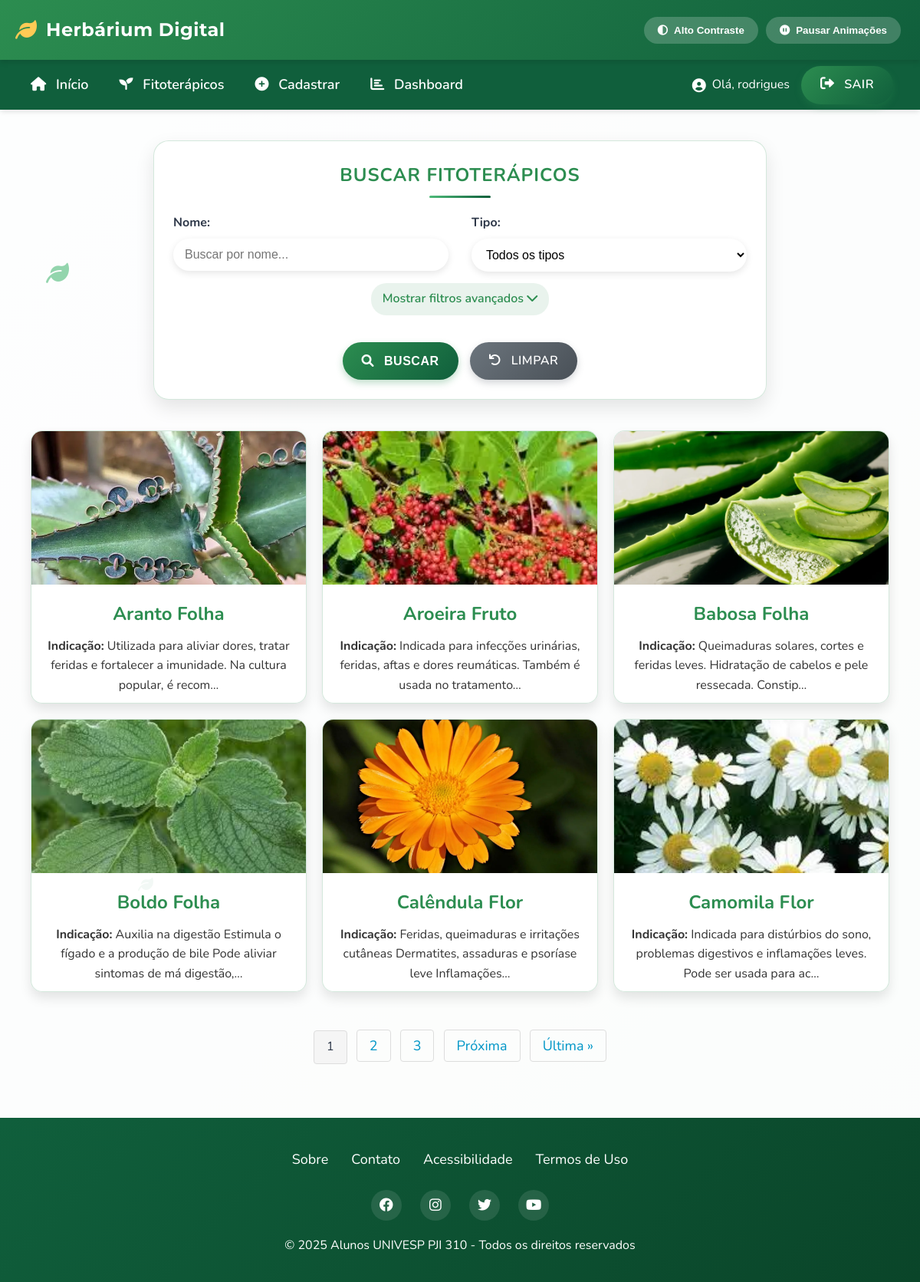
/fitoterapico/ (signed in), run on the app's committed database.
### fitoterapico/models.py (models this page shows, shortened)
class Fitoterapico(models.Model):
    id = models.AutoField(primary_key=True)
    nome = models.CharField(max_length=100)
    tipo = models.ForeignKey(Tipo, on_delete=models.PROTECT, related_name='fitoterapico_tipo')
    especie = models.CharField(max_length=100)
    familia = models.CharField(max_length=100, blank=True, null=True)
    descricao = models.TextField()
    propriedades = models.TextField()
    indicacao = models.TextField()
    modo_uso = models.TextField()
    dosagem = models.CharField(max_length=100, blank=True, null=True)
    efeito_colateral = models.TextField(blank=True, null=True)
    preco = models.FloatField(blank=True, null=True, validators=[MinValueValidator(0)])
    foto = models.ImageField(upload_to='fitoterapico/', blank=True, null=True)
    bio = models.TextField(blank=True, null=True)
    class Meta:
        ordering = ['nome']

class Tipo(models.Model):
    id = models.AutoField(primary_key=True)
    nome = models.CharField(max_length=200)
    def __str__(self):
        return self.nome

### fitoterapico/views.py (the view)
# urls.py: path('fitoterapico/', FitoterapicoListView.as_view(), name='fitoterapico_list'),
class FitoterapicoListView(ListView):
    model = Fitoterapico
    template_name = 'fitoterapico.html'
    context_object_name = 'fitoterapico'
    paginate_by = 6
    def get_queryset(self):
        fitoterapico = super().get_queryset().order_by('nome')
        search = self.request.GET.get('search', '')
        tipo = self.request.GET.get('tipo', '')
        indicacao = self.request.GET.get('indicacao', '')
        if search:
            fitoterapico = fitoterapico.filter(nome__icontains=search)
        if tipo:
            fitoterapico = fitoterapico.filter(tipo__id=tipo)
        if indicacao:
            fitoterapico = fitoterapico.filter(indicacao__icontains=indicacao)
        return fitoterapico
    def get_context_data(self, **kwargs):
        context = super().get_context_data(**kwargs)
        from fitoterapico.models import Tipo
        context['search'] = self.request.GET.get('search', '')
        context['tipo_selecionado'] = self.request.GET.get('tipo', '')
        context['indicacao'] = self.request.GET.get('indicacao', '')
        context['tipos'] = Tipo.objects.all()
        return context

### fitoterapico/templates/fitoterapico.html (shortened to what this page needs)
{% extends "base.html" %}
{% block content %}
  <form method="GET" action="{% url 'fitoterapico_list' %}" class="search-form">
    <h3>Buscar Fitoterápicos</h3>
    <div class="search-row">
      <div class="search-group">
        <label for="search">Nome:</label>
        <input type="text" id="search" name="search" placeholder="Buscar por nome..." value="{{ search }}">
      </div>
      <div class="search-group">
        <label for="tipo">Tipo:</label>
        <select id="tipo" name="tipo">
          <option value="">Todos os tipos</option>
        </select>
      </div>
    </div>
    <div class="search-toggle" onclick="toggleAdvancedSearch()">
      <span id="toggle-text">Mostrar filtros avançados</span> <i class="fas fa-chevron-down" id="toggle-icon"></i>
    </div>
    <div class="search-actions">
      <button type="submit" class="btn"><i class="fas fa-search"></i> Buscar</button>
      <a href="{% url 'fitoterapico_list' %}" class="btn btn-reset"><i class="fas fa-undo"></i> Limpar</a>
    </div>
  </form>
  <div class="fitoterapico-grid">
    {% if fitoterapico %}
      {% for fitoterapico in fitoterapico %}
        <a href="{% url 'fitoterapico_detail' fitoterapico.pk %}">
          <div class="fitoterapico-card">
            {% if fitoterapico.foto %}
              <img src="{{ fitoterapico.foto.url }}" alt="{{ fitoterapico.nome }} - {{ fitoterapico.tipo }}" loading="lazy">
            {% else %}
              <p class="no-foto">Imagem não disponível</p>
            {% endif %}
            <h2>{{ fitoterapico.nome }} {{ fitoterapico.tipo }}</h2>
            <p><strong>Indicação:</strong> {{ fitoterapico.indicacao|truncatechars:100 }}</p>
          </div>
        </a>
      {% endfor %}
    {% else %}
      <p class="no-results">Nenhum fitoterapico encontrado.</p>
    {% endif %}
  </div>
  {% if is_paginated %}
  <div class="pagination">
    {% for num in page_obj.paginator.page_range %}
      {% if page_obj.number == num %}
        <span class="current">{{ num }}</span>
      {% elif num > page_obj.number|add:'-3' and num < page_obj.number|add:'3' %}
        <a href="?page={{ num }}{% if search %}&search={{ search }}{% endif %}">{{ num }}</a>
      {% endif %}
    {% endfor %}
    {% if page_obj.has_next %}
      <a href="?page={{ page_obj.next_page_number }}{% if search %}&search={{ search }}{% endif %}">Próxima</a>
      <a href="?page={{ page_obj.paginator.num_pages }}{% if search %}&search={{ search }}{% endif %}">Última &raquo;</a>
    {% endif %}
  </div>
  {% endif %}
{% endblock %}

### app/templates/base.html (shortened to what this page needs)
<!DOCTYPE html>
<html lang="pt-br">
<head>
  <link href="https://cdnjs.cloudflare.com/ajax/libs/font-awesome/6.0.0-beta3/css/all.min.css" rel="stylesheet">
</head>
<body>
  <div class="floating-element leaf1"><i class="fas fa-leaf" aria-hidden="true"></i></div>
  <div class="floating-element leaf2"></div>
  <div class="floating-element leaf3"></div>
  <header>
    <div class="header-content">
      <div class="logo">
        <i class="fas fa-leaf" aria-hidden="true"></i>
        <h1>Herbárium Digital</h1>
      </div>
      <div class="accessibility-controls">
        <button class="contrast-btn" onclick="toggleContrast()" aria-label="Alternar modo de alto contraste">
          <i class="fas fa-adjust" aria-hidden="true"></i>
          <span>Alto Contraste</span>
        </button>
        <button class="animation-btn" onclick="toggleAnimations()" aria-label="Pausar ou retomar animações">
          <i class="fas fa-pause-circle" aria-hidden="true"></i>
          <span>Pausar Animações</span>
        </button>
      </div>
    </div>
  </header>
  <nav role="navigation" aria-label="Menu principal">
    <div class="nav-container">
      <ul>
        <li><a href="{% url 'home' %}" aria-label="Ir para página inicial"><i class="fas fa-home" aria-hidden="true"></i> Início</a></li>
        <li><a href="{% url 'fitoterapico_list' %}" aria-label="Ver lista de fitoterápicos"><i class="fas fa-seedling" aria-hidden="true"></i> Fitoterápicos</a></li>
        {% if user.is_authenticated %}
        <li><a href="{% url 'novo_fitoterapico' %}" aria-label="Cadastrar novo fitoterápico"><i class="fas fa-plus-circle" aria-hidden="true"></i> Cadastrar</a></li>
        <li><a href="{% url 'dashboard' %}" aria-label="Visualizar dashboard"><i class="fas fa-chart-bar" aria-hidden="true"></i> Dashboard</a></li>
        {% endif %}
      </ul>
      <div class="user-info" aria-label="Informações do usuário">
        {% if user.is_authenticated %}
          <i class="fas fa-user-circle" aria-hidden="true"></i>
          <span>Olá, {{ user.username }}</span>
          <a href="{% url 'logout' %}" class="btn btn-secondary" style="margin-left: 15px;" aria-label="Sair da conta">
            <i class="fas fa-sign-out-alt" aria-hidden="true"></i> Sair
          </a>
        {% endif %}
      </div>
    </div>
  </nav>
  <main>
    <div class="container">
      {% block content %}{% endblock %}
    </div>
  </main>
  <footer>
    <div class="footer-content">
      <div class="footer-links">
        <a href="/sobre" aria-label="Sobre o Herbárium Digital">Sobre</a>
        <a href="/contato" aria-label="Entre em contato conosco">Contato</a>
        <a href="/acessibilidade" aria-label="Informações sobre acessibilidade">Acessibilidade</a>
        <a href="/termos" aria-label="Termos de uso do site">Termos de Uso</a>
      </div>
      <div class="social-icons">
        <a href="https://facebook.com" aria-label="Visite nossa página no Facebook" target="_blank" rel="noopener"><i class="fab fa-facebook" aria-hidden="true"></i></a>
        <a href="https://instagram.com" aria-label="Siga-nos no Instagram" target="_blank" rel="noopener"><i class="fab fa-instagram" aria-hidden="true"></i></a>
        <a href="https://twitter.com" aria-label="Siga-nos no Twitter" target="_blank" rel="noopener"><i class="fab fa-twitter" aria-hidden="true"></i></a>
        <a href="https://youtube.com" aria-label="Visite nosso canal no YouTube" target="_blank" rel="noopener"><i class="fab fa-youtube" aria-hidden="true"></i></a>
      </div>
      <p>&copy; 2025 Alunos UNIVESP PJI 310 - Todos os direitos reservados</p>
    </div>
  </footer>
</body>
</html>

### fitoterapico/templates/fitoterapico.html (style rules this page uses)
.fitoterapico-grid { display: grid; grid-template-columns: repeat(3, 1fr); gap: 20px; margin: 0 auto; max-width: 1200px; padding: 20px; position: relative; z-index: 1; }
.fitoterapico-card { background-color: rgba(255, 255, 255, 0.9); box-shadow: 0 8px 15px rgba(0, 0, 0, 0.1); border-radius: 15px; overflow: hidden; text-align: center; transition: all 0.3s ease; border: 1px solid rgba(44, 141, 80, 0.2); }
.fitoterapico-card img { width: 100%; height: 200px; object-fit: cover; }
.fitoterapico-card h2 { font-size: 1.5rem; margin: 10px; color: var(--primary-color); }
.fitoterapico-card p { font-size: 1rem; margin-bottom: 10px; padding: 0 15px; }
form { display: block; margin-bottom: 20px; text-align: center; padding: 20px; }
input[type="text"], select, input[type="number"] { padding: 12px 15px; font-size: 16px; border: none; border-radius: 30px; width: 100%; box-sizing: border-box; transition: all 0.3s ease; box-shadow: 0 3px 10px rgba(0, 0, 0, 0.1); background-color: white; }
button[type="submit"], .btn { background: linear-gradient(135deg, var(--primary-color) 0%, var(--primary-dark) 100%); color: #fff; border: none; padding: 12px 25px; font-size: 16px; border-radius: 30px; cursor: pointer; transition: all 0.3s ease; box-shadow: 0 4px 10px rgba(44, 141, 80, 0.3); text-transform: uppercase; font-weight: 600; letter-spacing: 0.5px; }
a { font-size: 18px; color: #333; text-decoration: none; }
.pagination { text-align: center; margin: 20px 0; padding: 10px; }
.pagination a { color: #0096c7; padding: 8px 16px; text-decoration: none; border: 1px solid #ddd; margin: 0 4px; border-radius: 4px; transition: all 0.3s ease; }
.pagination .current { display: inline-block; padding: 8px 16px; background-color: #f5f5f5; border: 1px solid #ddd; border-radius: 4px; margin: 0 4px; }
.search-form { max-width: 800px; margin: 0 auto 20px; padding: 25px; background-color: rgba(255, 255, 255, 0.9); border-radius: 20px; box-shadow: 0 10px 25px rgba(0, 0, 0, 0.1); position: relative; z-index: 1; border: 1px solid rgba(44, 141, 80, 0.2); box-sizing: border-box; }
.search-form h3 { margin-top: 0; margin-bottom: 20px; text-align: center; color: var(--primary-color); font-size: 24px; font-weight: 700; text-transform: uppercase; letter-spacing: 1px; position: relative; padding-bottom: 10px; }
.search-form h3:after { content: ""; position: absolute; bottom: 0; left: 50%; transform: translateX(-50%); width: 80px; height: 3px; background: linear-gradient(90deg, var(--primary-light), var(--primary-dark)); border-radius: 3px; }
.search-row { display: flex; flex-wrap: wrap; gap: 15px; margin-bottom: 15px; justify-content: space-between; }
.search-group { flex: 1; min-width: 200px; max-width: 48%; }
.search-group label { display: block; margin-bottom: 8px; font-weight: bold; text-align: left; }
.search-actions { display: flex; justify-content: center; gap: 15px; margin-top: 20px; }
.btn-reset { background: linear-gradient(135deg, #6c757d 0%, #495057 100%); box-shadow: 0 4px 10px rgba(108, 117, 125, 0.3); }
.search-toggle { text-align: center; margin-bottom: 15px; cursor: pointer; color: var(--primary-color); font-weight: 600; padding: 8px 15px; border-radius: 20px; display: inline-block; transition: all 0.3s ease; background-color: rgba(44, 141, 80, 0.1); }

### data on the page
Fitoterapico: foto (picture), nome "Aranto", tipo "Folha", indicacao "Utilizada para aliviar dores, tratar feridas e fortalecer a imunidade. Na cultura popular, é recom…"
Fitoterapico: foto (picture), nome "Aroeira", tipo "Fruto", indicacao "Indicada para infecções urinárias, feridas, aftas e dores reumáticas. Também é usada no tratamento…"
Fitoterapico: foto (picture), nome "Babosa", tipo "Folha", indicacao "Queimaduras solares, cortes e feridas leves. Hidratação de cabelos e pele ressecada. Constip…"
Fitoterapico: foto (picture), nome "Boldo", tipo "Folha", indicacao "Auxilia na digestão Estimula o fígado e a produção de bile Pode aliviar sintomas de má digestão,…"
Fitoterapico: foto (picture), nome "Calêndula", tipo "Flor", indicacao "Feridas, queimaduras e irritações cutâneas Dermatites, assaduras e psoríase leve Inflamações…"
Fitoterapico: foto (picture), nome "Camomila", tipo "Flor", indicacao "Indicada para distúrbios do sono, problemas digestivos e inflamações leves. Pode ser usada para ac…"

### other printed values
{{ user.username }} "rodrigues"
{{ num }} "1"
{{ num }} "2" "3"
